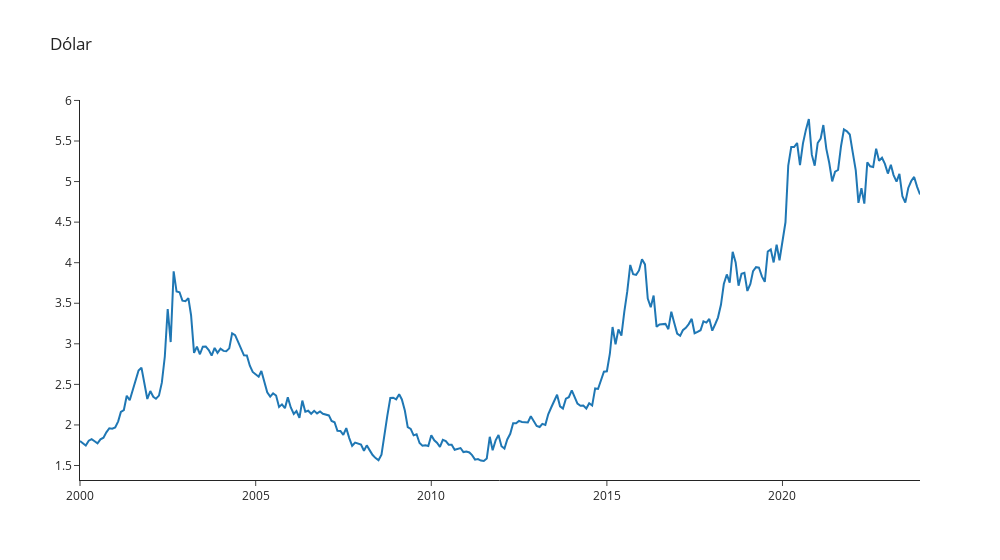

Notebook code cell kept with this figure:
### Code cell
plot_graph(dolar, 'Dólar')

### Figure 1 — Plotly figure (JSON) as saved in the notebook; plotly's stock layout.template omitted (floating-point values rounded to 4 significant figures; data arrays with more than 128 entries replaced by an {"elided": "..."} marker saying what was removed)
{"data": [{"type": "scatter", "x": {"elided": "288 str values"}, "y": {"elided": "288 float values"}}], "layout": {"title": {"text": "Dólar"}, "width": 1000}}
